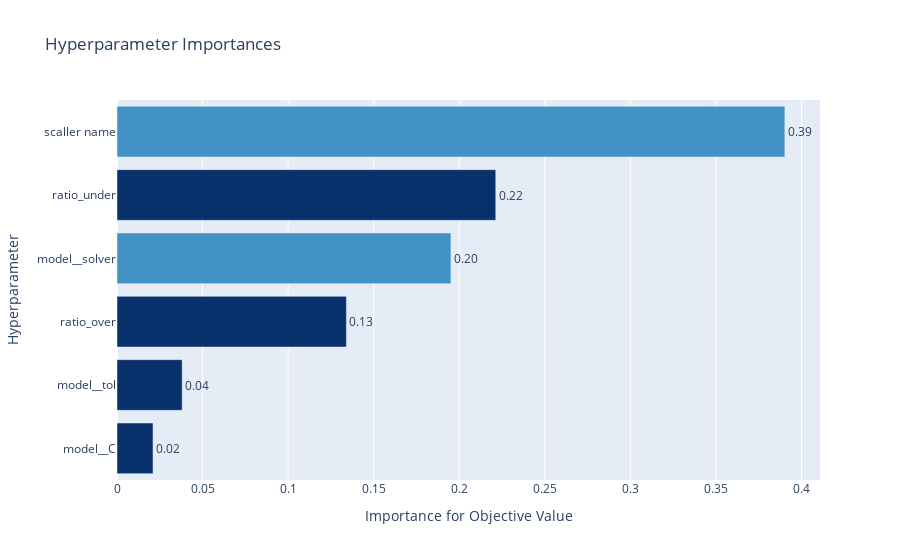

Notebook code for this chart:
### Code cell
# Visualize parameter importances. 
optuna.visualization.plot_param_importances(study)

### Figure 1 — Plotly figure (JSON) as saved in the notebook; plotly's stock layout.template omitted (floating-point values rounded to 4 significant figures)
{"data": [{"cliponaxis": false, "hovertemplate": ["model__C (UniformDistribution): 0.02105237280504939<extra></extra>", "model__tol (LogUniformDistribution): 0.038077250152461974<extra></extra>", "ratio_over (UniformDistribution): 0.13406533298493528<extra></extra>", "model__solver (CategoricalDistribution): 0.19515275446353664<extra></extra>", "ratio_under (UniformDistribution): 0.22135364647386968<extra></extra>", "scaller name (CategoricalDistribution): 0.39029864312014706<extra></extra>"], "marker": {"color": ["rgb(8,48,107)", "rgb(8,48,107)", "rgb(8,48,107)", "rgb(66,146,198)", "rgb(8,48,107)", "rgb(66,146,198)"]}, "orientation": "h", "text": ["0.02105237280504939", "0.038077250152461974", "0.13406533298493528", "0.19515275446353664", "0.22135364647386968", "0.39029864312014706"], "textposition": "outside", "texttemplate": "%{text:.2f}", "type": "bar", "x": [0.02105, 0.03808, 0.1341, 0.1952, 0.2214, 0.3903], "y": ["model__C", "model__tol", "ratio_over", "model__solver", "ratio_under", "scaller name"]}], "layout": {"autosize": true, "showlegend": false, "title": {"text": "Hyperparameter Importances"}, "xaxis": {"autorange": true, "range": [0, 0.4108], "title": {"text": "Importance for Objective Value"}, "type": "linear"}, "yaxis": {"autorange": true, "range": [-0.5, 5.5], "title": {"text": "Hyperparameter"}, "type": "category"}}}
